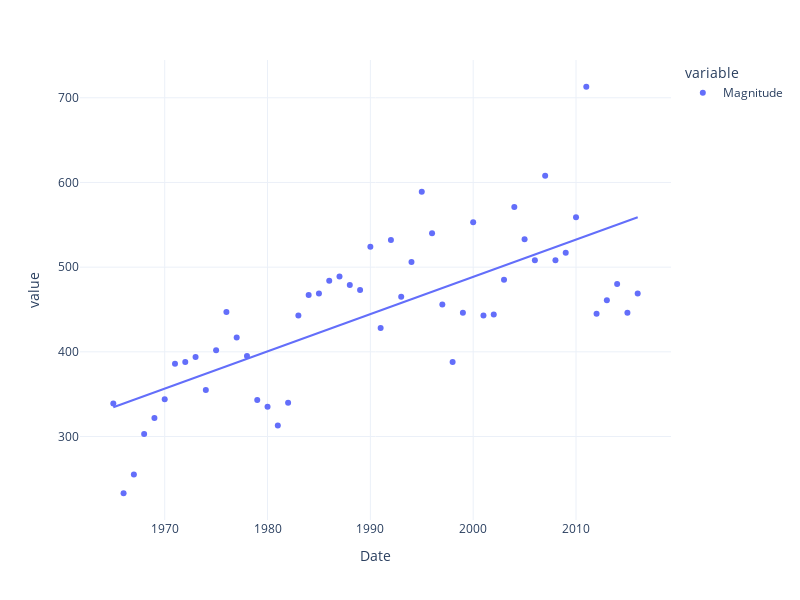

The cell this chart's notebook holds for it:
### Markdown cell above
## 연도별 차트 - Trendline

### Code cell
yearly_groups = df_world.groupby(df_world.index.year)
data = yearly_groups[['Magnitude']].count()
fig = px.scatter(data_frame=data, trendline='ols')
fig.update_layout(width=800, height=600)
fig.show()

### Figure 1 — Plotly figure (JSON) as saved in the notebook; plotly's stock layout.template omitted (floating-point values rounded to 4 significant figures)
{"data": [{"hovertemplate": "variable=Magnitude<br>Date=%{x}<br>value=%{y}<extra></extra>", "legendgroup": "Magnitude", "marker": {"color": "#636efa", "symbol": "circle"}, "mode": "markers", "name": "Magnitude", "orientation": "v", "showlegend": true, "type": "scatter", "x": [1965, 1966, 1967, 1968, 1969, 1970, 1971, 1972, 1973, 1974, 1975, 1976, 1977, 1978, 1979, 1980, 1981, 1982, 1983, 1984, 1985, 1986, 1987, 1988, 1989, 1990, 1991, 1992, 1993, 1994, 1995, 1996, 1997, 1998, 1999, 2000, 2001, 2002, 2003, 2004, 2005, 2006, 2007, 2008, 2009, 2010, 2011, 2012, 2013, 2014, 2015, 2016], "xaxis": "x", "y": [339, 233, 255, 303, 322, 344, 386, 388, 394, 355, 402, 447, 417, 395, 343, 335, 313, 340, 443, 467, 469, 484, 489, 479, 473, 524, 428, 532, 465, 506, 589, 540, 456, 388, 446, 553, 443, 444, 485, 571, 533, 508, 608, 508, 517, 559, 713, 445, 461, 480, 446, 469], "yaxis": "y"}, {"hovertemplate": "<b>OLS trendline</b><br>value = 4.3993 * Date + -8310.04<br>R<sup>2</sup>=0.524260<br><br>variable=Magnitude<br>Date=%{x}<br>value=%{y} <b>(trend)</b><extra></extra>", "legendgroup": "Magnitude", "marker": {"color": "#636efa", "symbol": "circle"}, "mode": "lines", "name": "Magnitude", "showlegend": false, "type": "scatter", "x": [1965, 1966, 1967, 1968, 1969, 1970, 1971, 1972, 1973, 1974, 1975, 1976, 1977, 1978, 1979, 1980, 1981, 1982, 1983, 1984, 1985, 1986, 1987, 1988, 1989, 1990, 1991, 1992, 1993, 1994, 1995, 1996, 1997, 1998, 1999, 2000, 2001, 2002, 2003, 2004, 2005, 2006, 2007, 2008, 2009, 2010, 2011, 2012, 2013, 2014, 2015, 2016], "xaxis": "x", "y": [334.6, 339.0, 343.4, 347.8, 352.2, 356.6, 361.0, 365.4, 369.8, 374.2, 378.6, 383.0, 387.4, 391.8, 396.2, 400.6, 405.0, 409.4, 413.8, 418.2, 422.6, 427.0, 431.4, 435.8, 440.2, 444.6, 449.0, 453.4, 457.8, 462.2, 466.6, 471.0, 475.4, 479.8, 484.2, 488.6, 493.0, 497.4, 501.8, 506.2, 510.6, 515.0, 519.4, 523.8, 528.2, 532.6, 537.0, 541.4, 545.8, 550.2, 554.6, 559.0], "yaxis": "y"}], "layout": {"height": 600, "legend": {"title": {"text": "variable"}, "tracegroupgap": 0}, "margin": {"t": 60}, "width": 800, "xaxis": {"anchor": "y", "domain": [0, 1], "title": {"text": "Date"}}, "yaxis": {"anchor": "x", "domain": [0, 1], "title": {"text": "value"}}}}
